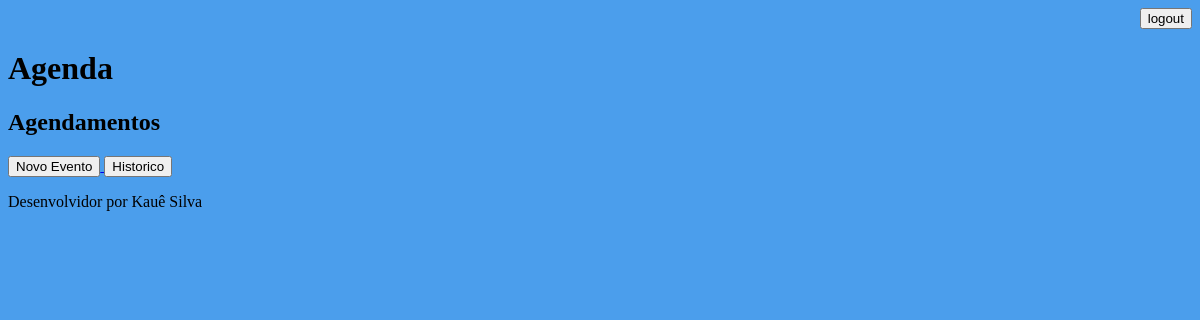
Page /agenda/ (signed in) on the earlier database version.
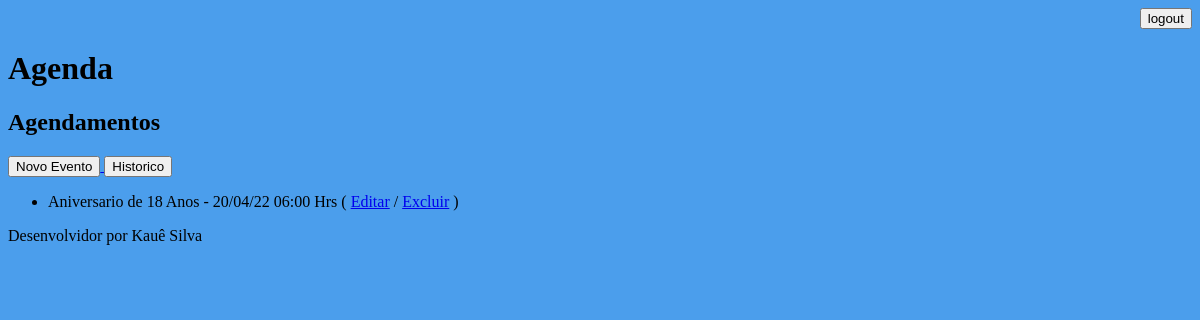
Same page on the later database version.
### core/models.py (models this page shows, shortened)
class Evento(models.Model):
    titulo = models.CharField(max_length=100)
    descricao = models.TextField(blank=True, null=True)
    data_evento = models.DateTimeField(verbose_name='Data do Evento')
    data_criacao = models.DateTimeField(auto_now=True)
    local = models.CharField(max_length=30, blank=True, null=True)
    usuario = models.ForeignKey(User, on_delete=models.CASCADE)
    class Meta:
        db_table = 'evento'
    def get_data_evento(self):
        return self.data_evento.strftime('%d/%m/%y %H:%M Hrs')
    def get_evento_atrasado(self):
        if self.data_evento < datetime.now():
            return True
        else:
            return False
    def get_evento_prestes_inicio(self):
        if self.data_evento < datetime.now() + timedelta(hours=1):
            return True
        else:
            return False

### core/views.py (the view)
# urls.py: path('agenda/', views.lista_eventos),
@login_required(login_url='/login/')
def lista_eventos(request):
    data_atual = datetime.now() - timedelta(hours=1)
    usuario = request.user
    eventos = Evento.objects.filter(usuario=usuario, data_evento__gt=data_atual)
    dados = {'eventos':eventos}
    return render(request, 'agenda.html', dados)

### templates/agenda.html (shortened to what this page needs)
{% extends "model-page.html" %}
{% block content %}
    <h2>Agendamentos</h2>
    <a href="evento/">
        <button type="button">Novo Evento</button>
    </a>
    <a href="historico/">
        <button type="button">Historico</button>
    </a>
    <ul>
        {%for evento in eventos%}
        <div style=>
            <li>
                {{evento.titulo}} - {{evento.get_data_evento}}
                (
                    <a href="evento/?id={{ evento.id }}">Editar</a> /
                    <a href="evento/delete/{{ evento.id }}">Excluir</a>
                )
            </li>
        </div>
        {%endfor%}
    </ul>
{% endblock %}

Differences in the rows shown:
added Evento: titulo "Aniversario de 18 Anos", get_data_evento "20/04/22 06:00 Hrs"
